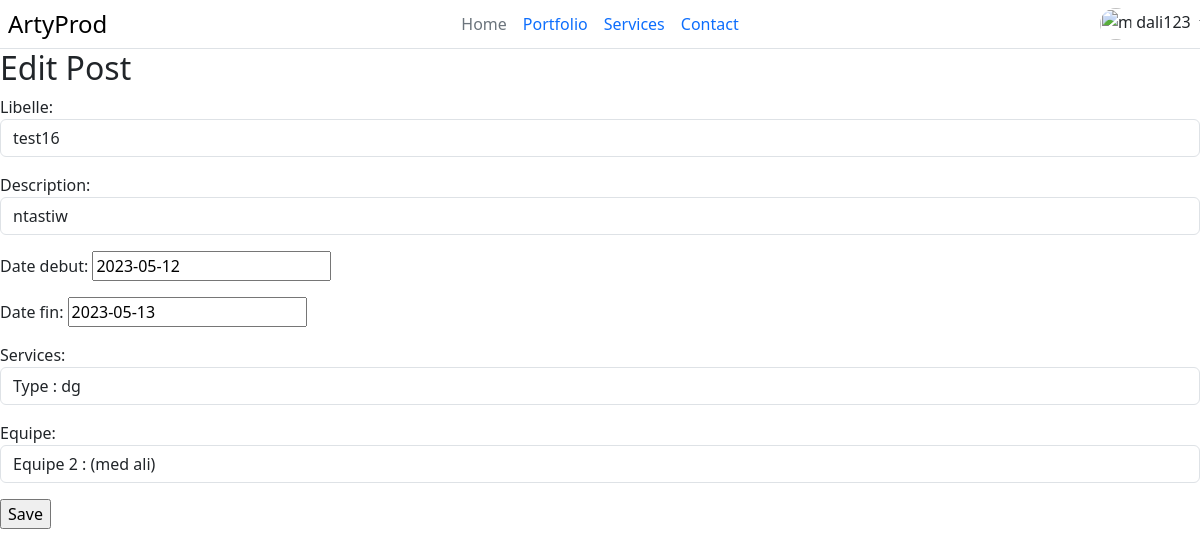
Screenshot of /ArtyProd/editprojet/edit/1/ (signed in) with the database file from the repository.
### ArtyProd/models.py (models this page shows, shortened)
class CustomUser(AbstractUser):
    USER_TYPE_CHOICES = [
        ('personnel', 'Personnel'),
        ('client', 'Client'),
    ]
    user_type = models.CharField(
        max_length=20,
        choices=USER_TYPE_CHOICES,
        default='client',
    )
    groups = models.ManyToManyField(
        'auth.Group',
        related_name='custom_users',
        blank=True,
        help_text='The groups this user belongs to. A user will get all permissions granted to each of their groups.',
        verbose_name='groups',
    )
    user_permissions = models.ManyToManyField(
        'auth.Permission',
        related_name='custom_users',
        blank=True,
        help_text='Specific permissions for this user.',
        verbose_name='user permissions',
    )

class Projet(models.Model):
    status = models.BooleanField(default=False)
    libelle=models.CharField(max_length=255)
    description=models.CharField(max_length=255)
    date_debut=models.DateField()
    date_fin=models.DateField()
    acheve=models.BooleanField(default=False)
    services=models.ForeignKey(Service,on_delete=models.CASCADE)
    equipe=models.OneToOneField(Equipe,on_delete=models.CASCADE,default=None)
    avisp=models.DecimalField(default=0,decimal_places=0,max_digits=999)
    avisn=models.DecimalField(default=0,decimal_places=0,max_digits=999)

### ArtyProd/views.py (the view, shortened to what this page needs)
# urls.py: path('editprojet/edit/<int:id>/', views.EditProjet, name='projet-edit'),
def EditProjet(request, id):
    post = get_object_or_404(Projet, id=id)
    if request.method == 'GET':
        context = {'form': ProjetForm(instance=post), 'id': id}
        return render(request,'ArtyProd/editprojet.html',context)

### ArtyProd/forms.py
class ProjetForm(ModelForm):
    class Meta :
        model = Projet
        fields = "__all__"
        exclude = ('status','acheve','avisp','avisn')
        widgets = {
           'libelle' : forms.TextInput(attrs={'class': 'form-control'}),
            'description' : forms.TextInput(attrs={'class': 'form-control'}),
            'services' : forms.Select(attrs={'class': 'form-control'}),
            'equipe' : forms.Select(attrs={'class': 'form-control'}),
        }

### ArtyProd/models.py (called while the page is built)
    def __str__(self):
        return "\nType : "+self.type+"\n"

    def __str__(self):
        personnel_list = ", ".join(personnel.nom for personnel in self.personnels.all())
        i=self.id
        return f"Equipe {i} : ({personnel_list})"

### ArtyProd/templates/ArtyProd/editprojet.html (shortened to what this page needs)
{% extends 'acceuil.html' %}
{% block content %}
<h2>{% if id %} Edit {% else %} New {% endif %} Post</h2>
<form method="post" novalidate>
	{{ form.as_p }}
	<input type="submit" value="Save" />
</form>
{% endblock content %}

### ArtyProd/templates/acceuil.html (shortened to what this page needs)
{% load bootstrap5 %}
{% bootstrap_css %}
{% load bootstrap_icons %}
<div  style="background: transparent ;">
    <header class="d-flex flex-wrap align-items-center justify-content-center justify-content-md-between py-1 mb-6 border-bottom">
      <div class="col-md-1 mb-2 mb-md-0">
        <a href="{% url 'home' %}" class="d-flex align-items-center mb-3 mb-md-0 me-md-auto link-body-emphasis text-decoration-none">
            <span class="fs-4">ArtyProd</span>
          </a>
      </div>
      <ul class="nav col-12 col-md-auto mb-2 justify-content-center mb-md-0">
        <li><a href="{% url 'home' %}" class="nav-link px-2 link-secondary" >Home</a></li>
        <li><a href="#" class="nav-link px-2">Portfolio</a></li>
        <li><a href="#" class="nav-link px-2">Services</a></li>
        <li><a href="#" class="nav-link px-2">Contact</a></li>
      </ul>
      <div class="col-md-1 text-end" >
          {% if user.is_authenticated %}
          <div class="flex-shrink-0 dropdown" >
            <a href="#" class="d-block link-dark text-decoration-none dropdown-toggle" data-bs-toggle="dropdown" aria-expanded="false">
              <img src="https://github.com/mdo.png" alt="mdo" width="32" height="32" class="rounded-circle">
              {{user}}
            </a>
          </div>
          {% else %}
            <div class="d-flex align-items-center" style="margin-left: -100px;">
                <a class="nav-link" href="{% url 'login' %}">Connexion</a>
                <a class="nav-link" href="{% url 'register' %}">Inscription</a>
            </div>
          {% endif %}
      </div>
    </header>
  </div>
{% block content %}
{% endblock %}

### rows the page displays
CustomUser: username "dali123"
Projet: libelle "test16", description "ntastiw", date_debut "2023-05-12", date_fin "2023-05-13", services "Type : dg", equipe "Equipe 2 : (med ali)"
